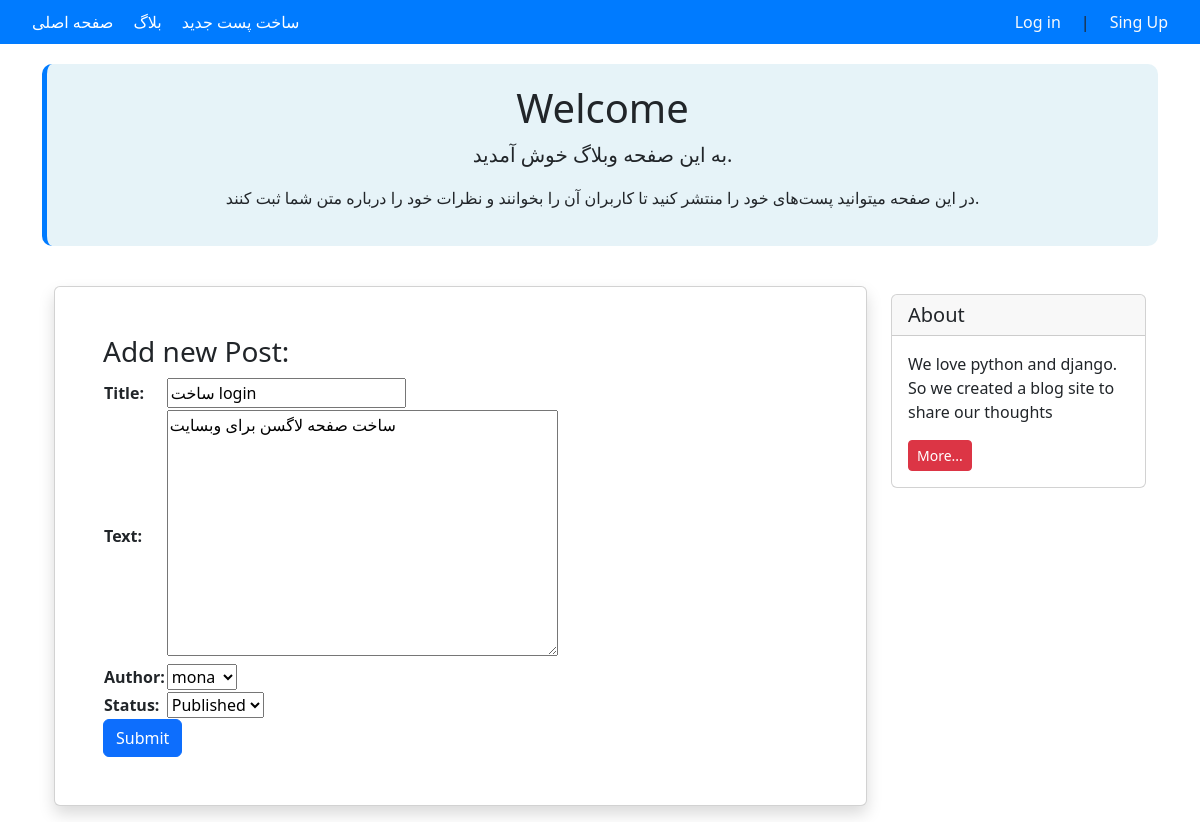
Screenshot of /31/update/ with the database file from the repository.
### blog/models.py (models this page shows, shortened)
class Post(models.Model):
    STATUS_CHOICES =(
        ('pub','Published'),
        ('drf','Draft'),
    )
    title = models.CharField(max_length=200)
    text = models.TextField()
    datetime_created = models.DateTimeField(auto_now_add=True)
    datetime_modified = models.DateTimeField(auto_now=True)
    status = models.CharField(choices= STATUS_CHOICES,max_length=3 )
    author = models.ForeignKey("auth.User",on_delete = models.CASCADE)

### blog/views.py (the view)
# urls.py: path("<int:pk>/update/",views.PostUpdateView.as_view(),name='post_update'),
class PostUpdateView(generic.UpdateView):
    model = Post
    form_class = NewPostForm
    template_name = "blog/post_create.html"

### blog/forms.py
class NewPostForm(forms.ModelForm):
    class Meta:
        model = Post
        fields = ['title','text','author','status']

### blog/templates/blog/post_create.html (shortened to what this page needs)
{% extends '_base.html' %}
{% block content %}
    <div class="container mt-4">
    <div class="row">
        <div class="col-9">
            <div class="card shadow my-3 p-5">
                <h3>Add new Post:</h3>
                <form method="POST">
                    <table>
                        {{ form.as_table }}
                    </table>
                    <button type="submit" class="btn btn-primary">Submit</button>
                </form>
            </div>
        </div>
        <div class="col-3">
                <div class="card my-4">
                    <h5 class="card-header">About</h5>
                    <div class="card-body">
                        <p class="card-text">We love python and django. So we created a blog site to share our
                            thoughts</p>
                        <a href="#"
                           class="btn btn-sm btn-danger">
                            More...
                        </a>
                    </div>
                </div>
        </div>
    </div>
</div>
{% endblock content %}

### templates/_base.html (style rules this page uses)
body { transition: background-color 0.3s, color 0.3s; }

### rows the page displays
Post: title "ساخت login", text "ساخت صفحه لاگسن برای وبسایت", author "mona", status "Published"
